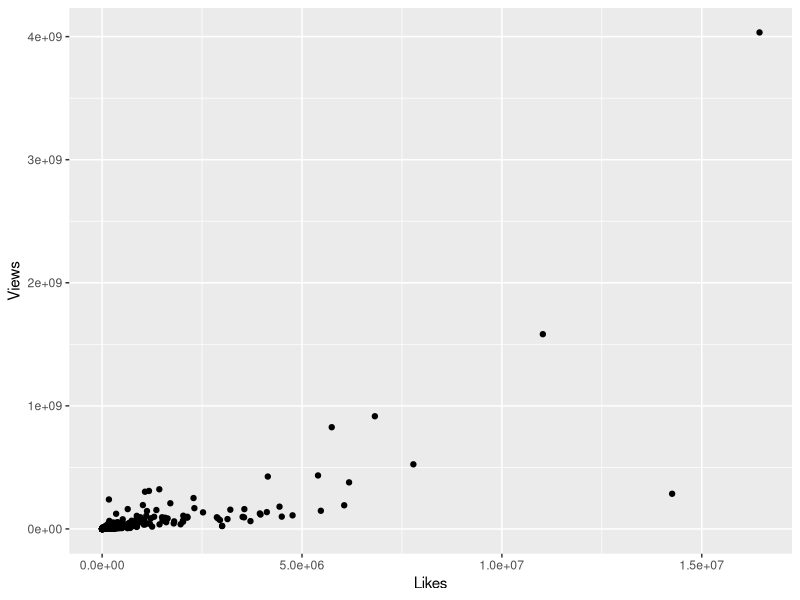
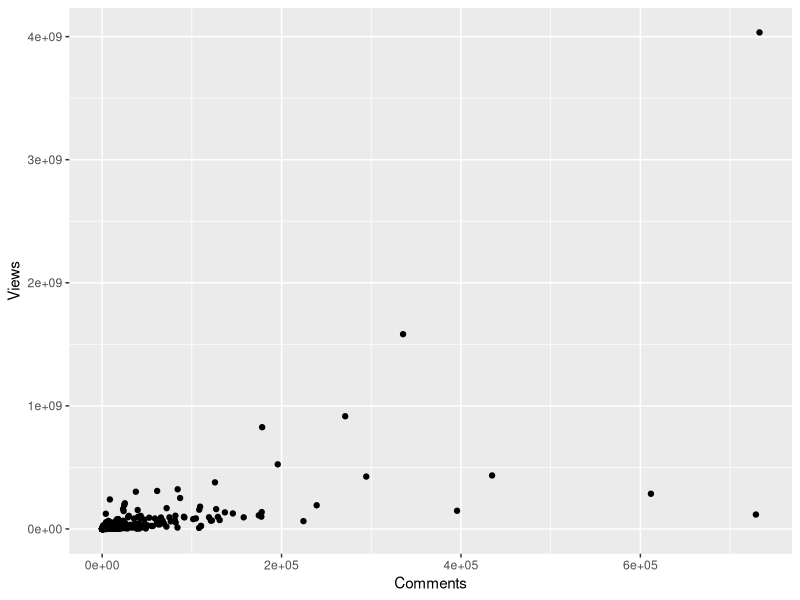
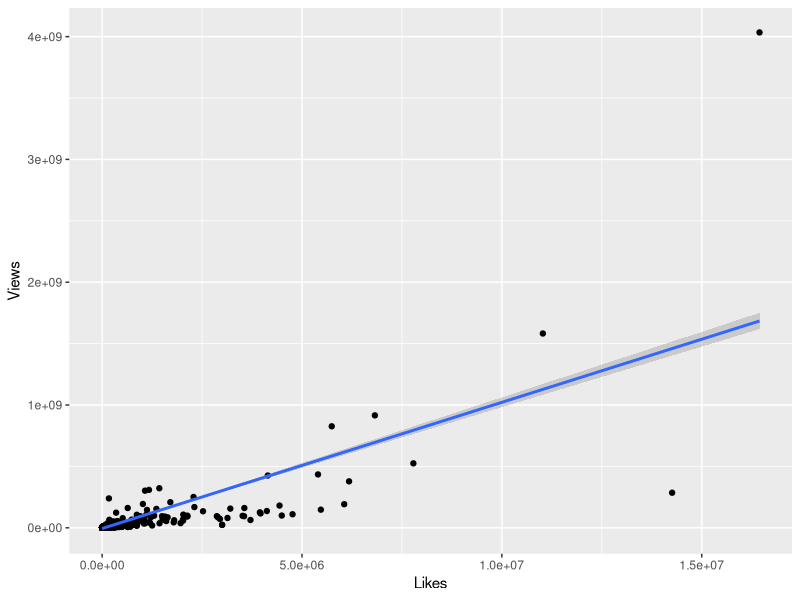
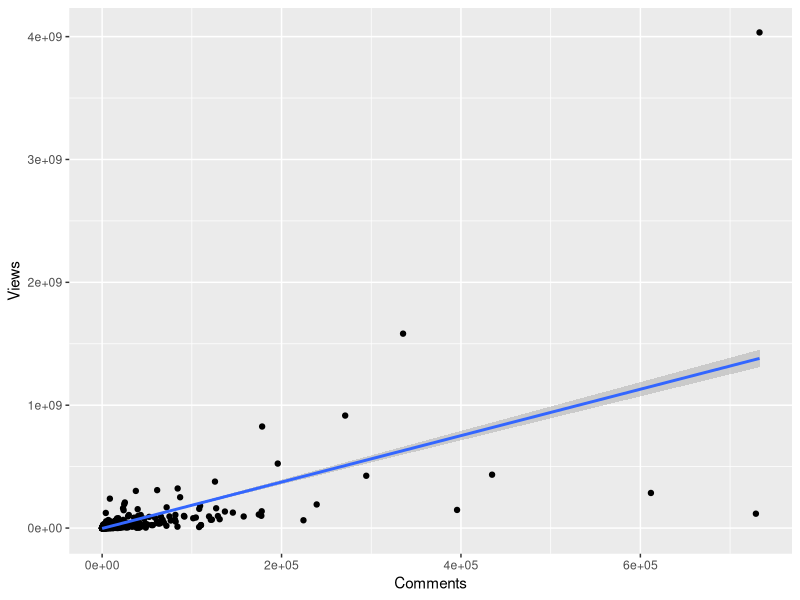
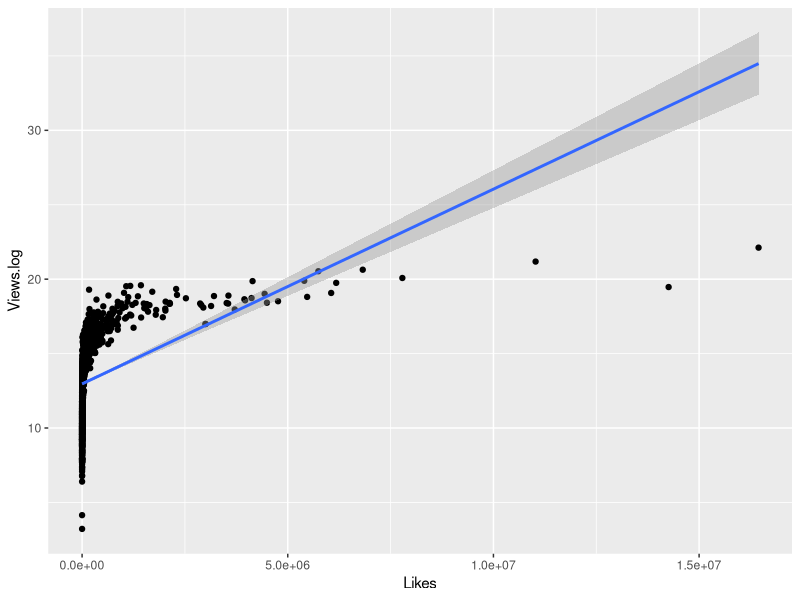
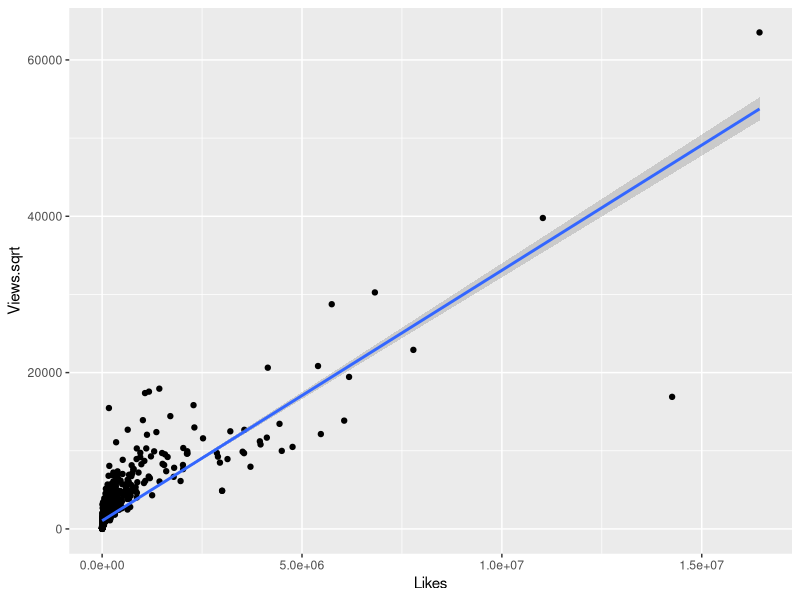
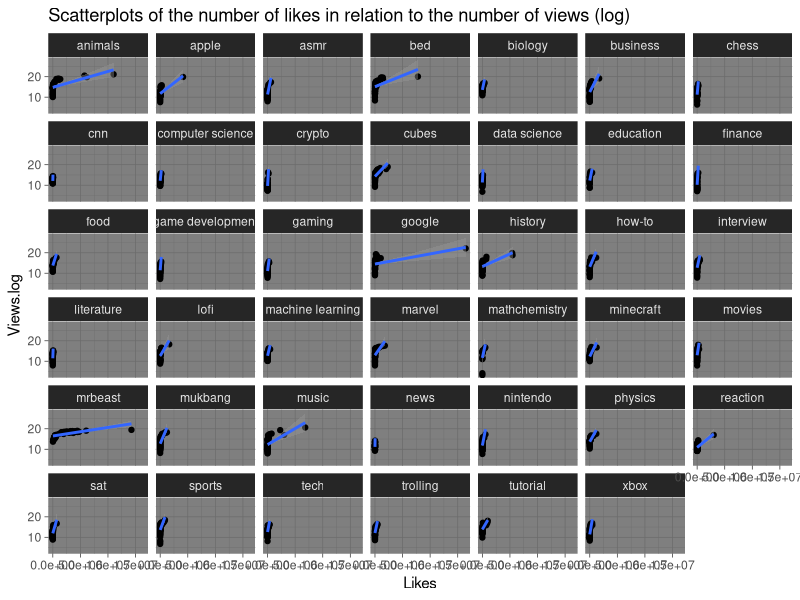
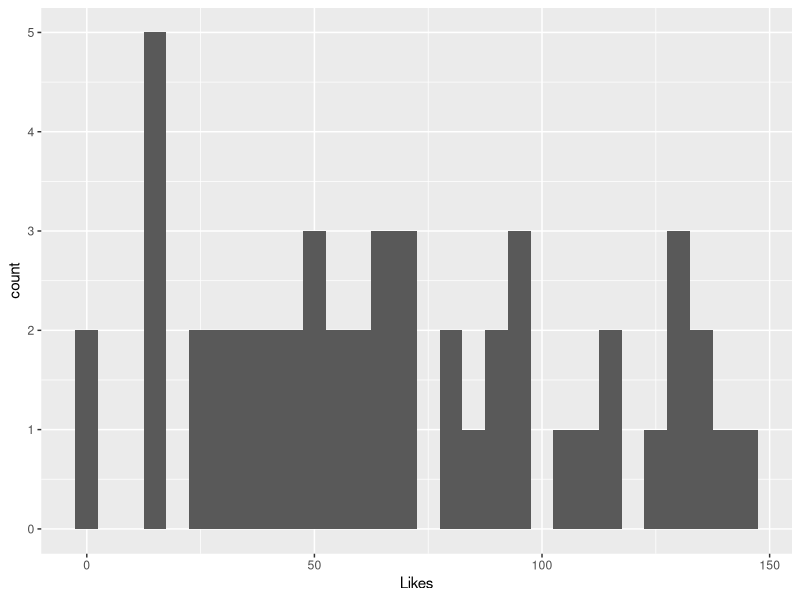

Write the R code that produced these figures, in order.
## ---- chunk 1
youtube = read.csv("Youtubedata.csv")
summary(youtube)
## ---- chunk 2
youtube = youtube[youtube$Likes>=0,]
youtube = youtube[youtube$Comments>=0,]
summary(youtube)
## ---- chunk 3
library(ggplot2)
## ---- chunk 4
ggplot(youtube, aes(Likes, Views)) +
  geom_point()

## ---- chunk 5
ggplot(youtube, aes(Comments, Views)) +
  geom_point()

## ---- chunk 6
ggplot(youtube, aes(Likes, Views)) +
  geom_point() +
  geom_smooth(method = "lm")
## ---- chunk 7
ggplot(youtube, aes(Comments, Views)) +
  geom_point() +
  geom_smooth(method = "lm")
## ---- chunk 8
youtube$Views.log = log(youtube$Views)

youtube$Views.sqrt = sqrt(youtube$Views)


## ---- chunk 9
ggplot(youtube, aes(Likes, Views.log)) +
  geom_point() +
  geom_smooth(method = "lm")
## ---- chunk 10
ggplot(youtube, aes(Likes, Views.sqrt)) +
  geom_point() +
  geom_smooth(method = "lm")
## ---- chunk 11
ggplot(youtube, aes(Likes, Views.log)) +
  geom_point() +
  facet_wrap(~Keyword) +
  geom_smooth(method = "lm") +
  theme_dark() +
  ggtitle("Scatterplots of the number of likes in relation to the number of views (log) ")
  
#Using facet_wrap() create a multi-plot by the Keyword factor to the best fit plot from the previous question, In addition, add the dark theme.

#Add a proper title.
## ---- chunk 12

TOP50 = youtube[order(youtube$Likes),]
TOP50 = TOP50[1:50,]


ggplot(TOP50, aes(x=Likes)) + geom_histogram()

## ---- chunk 13
ggplot(TOP50, aes(Likes)) + geom_histogram(bins = 10) 



## ---- chunk 14
ggplot(TOP50, aes(Likes)) + geom_histogram(bins = 50) 


## ---- chunk 15
ggplot(TOP50, aes(Likes)) + geom_histogram(bins = 100) 


## ---- chunk 16

ggplot(TOP50, aes(Likes)) + geom_histogram(color="red", fill="green") 


## ---- chunk 17
ggplot(mpg, aes(x=cyl, y=hwy)) + geom_point()

## ---- chunk 18
ggplot(mpg, aes(x=class, y=drv)) + geom_point()

## ---- chunk 19
ggplot(data = mpg) + 
      geom_point(mapping = aes(x = displ, y = hwy, color = manufacturer))
## ---- chunk 20
ggplot(data = mpg) + 
      geom_point(mapping = aes(x = displ, y = hwy, color = "blue"))
## ---- chunk 21
ggplot(data = mpg) + 
      geom_point(mapping = aes(x = displ, y = hwy), color = "blue")
## ---- chunk 22
ggplot(data = mpg, mapping = aes(x = displ, y = hwy, color = drv)) + 
      geom_point() + 
      geom_smooth(se = FALSE)
